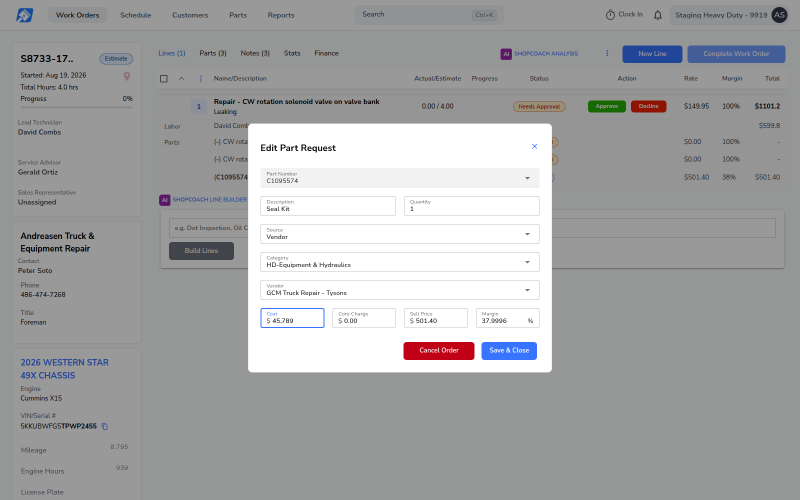
#> input picture build/sv8733-part-cost-precision-2026-09-04/evidence/raw-01-entered.png, 1600 x 1000 px, given in place of RA-1-complete.png, which was not available (shown at 1/2 size)
$ python annotate_reported.py
#> lines starting #> are read from the running program, lines starting #| are printed output that depends on the picture; pictures that were not available may be replaced by others from this repository, and a replacement may not be noted
from PIL import Image, ImageDraw, ImageFont
d='/home/user/Manual-test-Cases/build/sv9087-credit-term-2026-08-27/evidence'
def f(sz,b=False): return ImageFont.truetype('/usr/share/fonts/truetype/dejavu/DejaVuSans%s.ttf'%('-Bold' if b else ''),sz)
red=(200,0,0); grn=(0,140,60); blk=(20,20,20); blue=(0,70,190); amber=(180,95,0)

# crop each screenshot to the informative top band (badge + invoice date field + invoice doc header dates)
def panel(fn, title, tcol, boxes):
#> called with fn = 'RA-1-complete.png', tcol = (20, 20, 20)
    im=Image.open(f'{d}/{fn}').convert('RGB').crop((0,80,1600,660))  # drop the browser chrome row, keep badge+dates
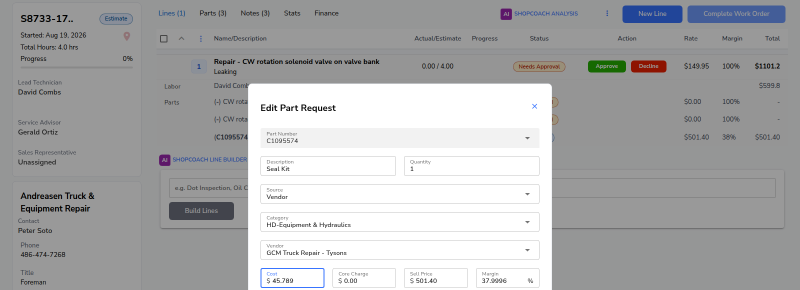
#> im: PIL image 1600x580 RGB (shown at 1/2 size); mean R, G, B 173.4, 174, 174.9
    dr=ImageDraw.Draw(im)
    for (x1,y1,x2,y2,c) in boxes: dr.rectangle([x1,y1-80,x2,y2-80],outline=c,width=5)
    bar=Image.new('RGB',(im.width,58),tcol); ImageDraw.Draw(bar).text((16,14),title,font=f(27,True),fill='white')
#> after `bar = Image.new('RGB', (im.width, 58), tcol)`: bar: PIL image 1600x58 RGB; every value is 20
    out=Image.new('RGB',(im.width,im.height+58),'white'); out.paste(bar,(0,0)); out.paste(im,(0,58))
#> after `out = Image.new('RGB', (im.width, im.height + 58), 'white')`: out: PIL image 1600x638 RGB; every value is 255
    return out

# measured from the live DOM (getBoundingClientRect): badge y134; invoiced-layout dates y223-265; draft layout is ~40px lower (the Estimate/Invoice toggle row)
BADGE=(33,129,120,160,blue)
DATEFLD=(1116,86,1250,132,amber)          # draft: the editable Invoice Date field, top-right
DRAFT_DOC=(1056,258,1314,308,grn)         # draft-layout invoice-document dates (both lines)
INVOICED_DOC=(1056,217,1314,269,grn)      # invoiced-layout invoice-document dates (both lines), ~40px higher
p1=panel('RA-1-complete.png',        "1 — COMPLETE work order — invoice date Aug 27, 2026 (due Sep 26)", blk,   [BADGE,DATEFLD,DRAFT_DOC])
p2=panel('RA-2-invoiced.png',        "2 — INVOICED — badge flips to Invoiced, invoice date Aug 27, 2026 (due Sep 26)", grn, [BADGE,INVOICED_DOC])
#> call 2 of panel, with fn = 'RA-2-invoiced.png', tcol = (0, 140, 60)
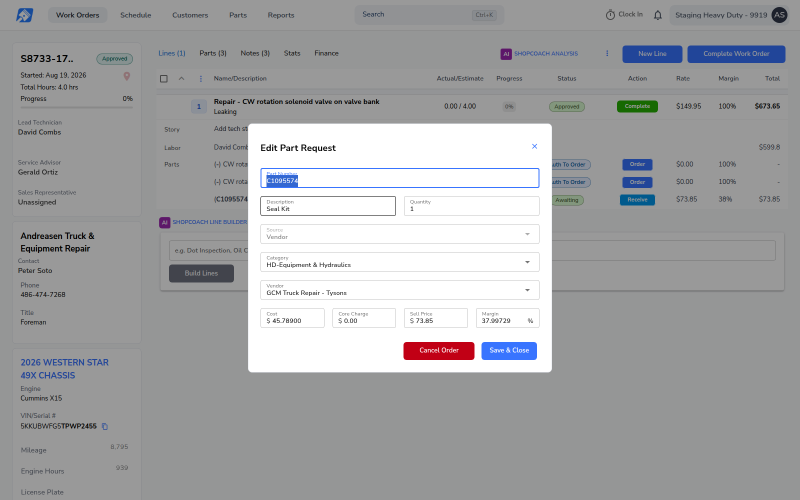
#> input picture build/sv8733-part-cost-precision-2026-09-04/evidence/raw-02-reopen.png, 1600 x 1000 px, given in place of RA-2-invoiced.png, which was not available (shown at 1/2 size)
#> in panel (call 2), `im=Image.open(f'{d}/{fn}').convert('RGB').crop((0,80,1600,660))`:
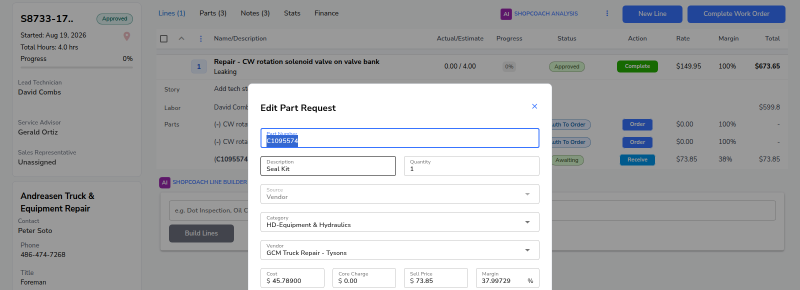
#> im: PIL image 1600x580 RGB (shown at 1/2 size); mean R, G, B 172.7, 174.1, 175.9
#> in panel (call 2), `ImageDraw.Draw(bar).text((16, 14), title, font=f(27, True), fill='whit`:
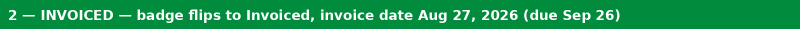
#> bar: PIL image 1600x58 RGB (shown at 1/2 size); mean R, G, B 25.6, 151.6, 79.6
p3=panel('RA-3-reversed.png',        "3 — REVERSED — back to Complete; re-invoice date defaults to TODAY (Aug 27)", amber, [BADGE,DATEFLD,DRAFT_DOC])
#> call 3 of panel, with fn = 'RA-3-reversed.png', tcol = (180, 95, 0)
#> in panel (call 3), `ImageDraw.Draw(bar).text((16, 14), title, font=f(27, True), fill='whit`:
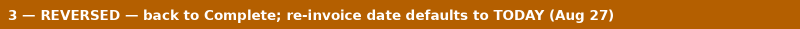
#> bar: PIL image 1600x58 RGB (shown at 1/2 size); mean R, G, B 187.5, 111, 25.6
#> in panel (call 3), `out.paste(bar, (0, 0))`:
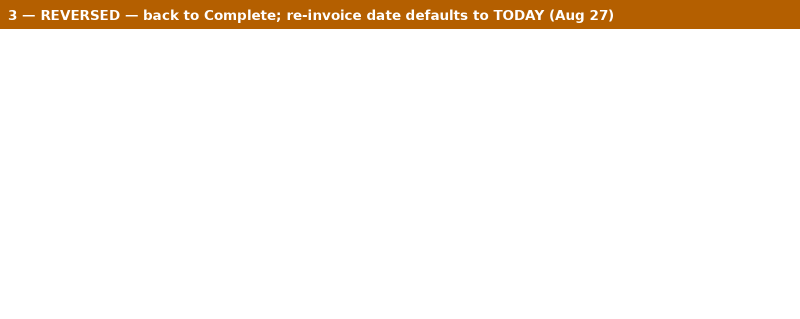
#> out: PIL image 1600x638 RGB (shown at 1/2 size); mean R, G, B 248.9, 241.9, 234.1
#> in panel (call 3), `out.paste(im, (0, 58))`:
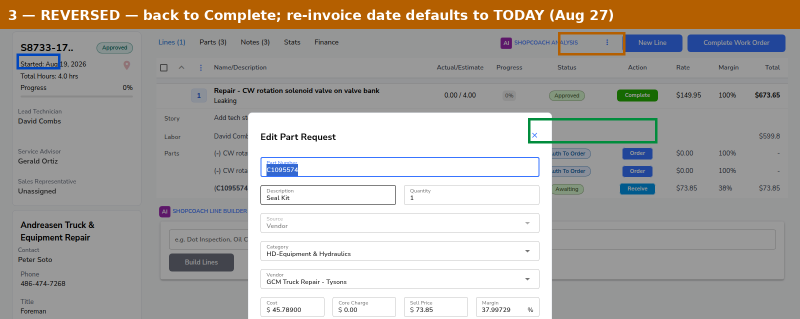
#> out: PIL image 1600x638 RGB (shown at 1/2 size); mean R, G, B 173.4, 168.1, 161.7
p4=panel('RA-4b-reinvoiced-backdated.png', "4 — RE-INVOICED — date changed BACK to Aug 21, 2026 (due Sep 20), no error", grn, [BADGE,INVOICED_DOC])
#> (the run stopped early here; a loop or call above may not have finished)
